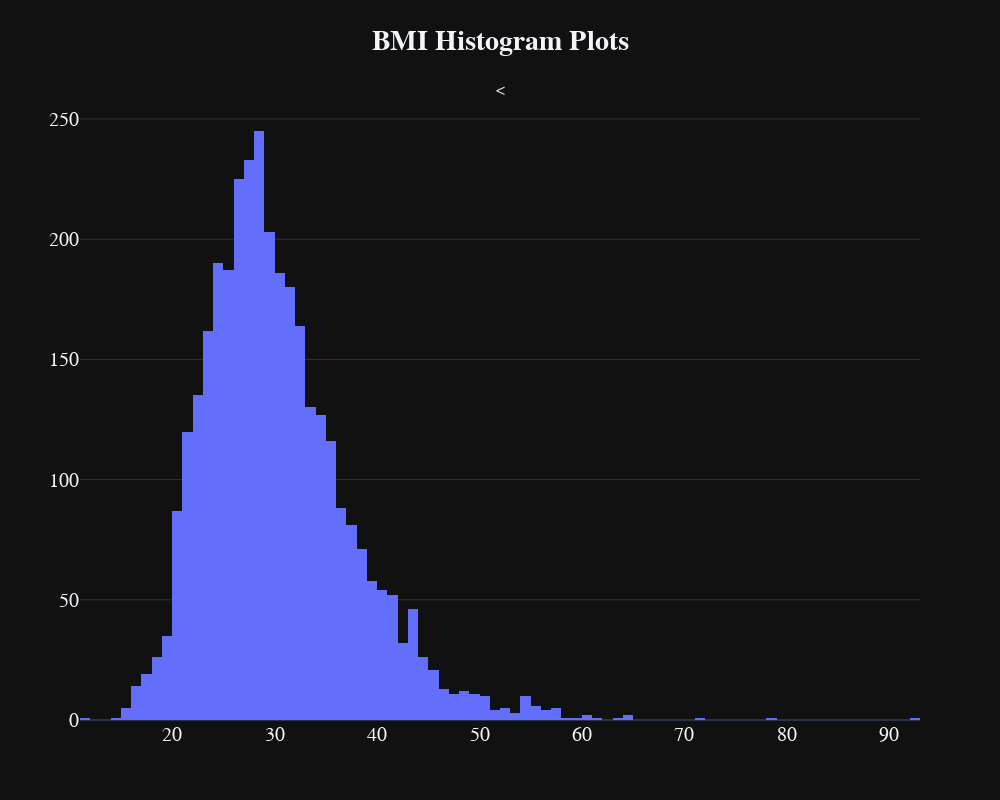

Notebook code cell kept with this figure:
### Code cell
fig=make_subplots(rows=1,cols=1,subplot_titles='<i>Age')
fig.add_trace(go.Histogram(x=df['bmi'],name='BMI'),row=1,col=1)
fig.update_layout(height=800, width=1000, title_text='<b>BMI Histogram Plots', font_size=20, showlegend=False)
fig.update_layout(template='plotly_dark', title_x=0.5, font_family='Courier New')

### Figure 1 — Plotly figure (JSON) as saved in the notebook; plotly's stock layout.template omitted (floating-point values rounded to 4 significant figures; data arrays with more than 128 entries replaced by an {"elided": "..."} marker saying what was removed)
{"data": [{"name": "BMI", "type": "histogram", "x": {"elided": "3425 float values"}, "xaxis": "x", "yaxis": "y"}], "layout": {"annotations": [{"font": {"size": 16}, "showarrow": false, "text": "<", "x": 0.5, "xanchor": "center", "xref": "paper", "y": 1, "yanchor": "bottom", "yref": "paper"}], "font": {"family": "Courier New", "size": 20}, "height": 800, "showlegend": false, "title": {"text": "<b>BMI Histogram Plots", "x": 0.5}, "width": 1000, "xaxis": {"anchor": "y", "domain": [0, 1]}, "yaxis": {"anchor": "x", "domain": [0, 1]}}}
